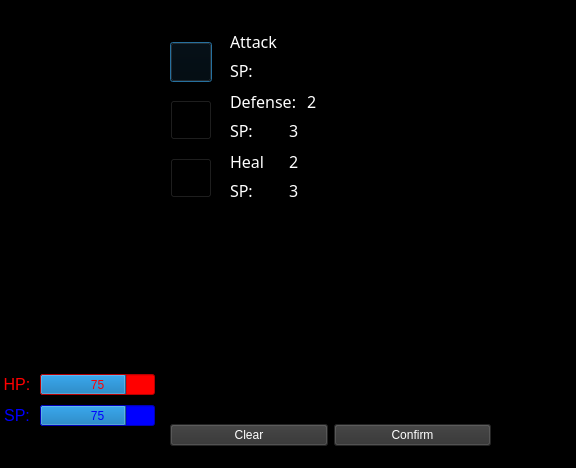
<?xml version="1.0" encoding="UTF-8"?>
<ui version="4.0">
 <class>pvp</class>
 <widget class="QDialog" name="pvp">
  <property name="geometry">
   <rect>
    <x>0</x>
    <y>0</y>
    <width>576</width>
    <height>468</height>
   </rect>
  </property>
  <property name="windowTitle">
   <string>combate</string>
  </property>
  <property name="styleSheet">
   <string notr="true">background-color: rgb(0, 0, 0);</string>
  </property>
  <widget class="QLabel" name="character_img">
   <property name="geometry">
    <rect>
     <x>0</x>
     <y>0</y>
     <width>150</width>
     <height>300</height>
    </rect>
   </property>
   <property name="styleSheet">
    <string notr="true">background-color: rgb(0, 0, 0);</string>
   </property>
   <property name="text">
    <string/>
   </property>
   <property name="pixmap">
    <pixmap>IMG/Warrior(-50%).jpg</pixmap>
   </property>
  </widget>
  <widget class="QLabel" name="character_icon">
   <property name="geometry">
    <rect>
     <x>51</x>
     <y>310</y>
     <width>48</width>
     <height>49</height>
    </rect>
   </property>
   <property name="styleSheet">
    <string notr="true">background-color: rgb(0, 0, 0);</string>
   </property>
   <property name="text">
    <string/>
   </property>
   <property name="pixmap">
    <pixmap>IMG/Char_btn_warrior.gif</pixmap>
   </property>
  </widget>
  <widget class="QWidget" name="layoutWidget">
   <property name="geometry">
    <rect>
     <x>0</x>
     <y>370</y>
     <width>155</width>
     <height>61</height>
    </rect>
   </property>
   <layout class="QGridLayout" name="gridLayout_3">
    <item row="1" column="0">
     <layout class="QGridLayout" name="gridLayout_2">
      <item row="0" column="0">
       <widget class="QLabel" name="label_2">
        <property name="text">
         <string>&lt;html&gt;&lt;head/&gt;&lt;body&gt;&lt;p align=&quot;center&quot;&gt;&lt;span style=&quot; font-size:12pt; color:#0000ff;&quot;&gt;SP:&lt;/span&gt;&lt;/p&gt;&lt;/body&gt;&lt;/html&gt;</string>
        </property>
       </widget>
      </item>
      <item row="0" column="1">
       <widget class="QProgressBar" name="progressBar_SP">
        <property name="maximumSize">
         <size>
          <width>115</width>
          <height>21</height>
         </size>
        </property>
        <property name="styleSheet">
         <string notr="true">background-color: rgb(0, 0, 255);
color: rgb(0, 0, 255);</string>
        </property>
        <property name="value">
         <number>75</number>
        </property>
        <property name="format">
         <string>%v</string>
        </property>
       </widget>
      </item>
     </layout>
    </item>
    <item row="0" column="0">
     <layout class="QGridLayout" name="gridLayout">
      <item row="0" column="0">
       <widget class="QLabel" name="label">
        <property name="text">
         <string>&lt;html&gt;&lt;head/&gt;&lt;body&gt;&lt;p align=&quot;center&quot;&gt;&lt;span style=&quot; font-size:12pt; color:#ff0000;&quot;&gt;HP:&lt;/span&gt;&lt;/p&gt;&lt;/body&gt;&lt;/html&gt;</string>
        </property>
       </widget>
      </item>
      <item row="0" column="1">
       <widget class="QProgressBar" name="progressBar_HP">
        <property name="maximumSize">
         <size>
          <width>115</width>
          <height>21</height>
         </size>
        </property>
        <property name="styleSheet">
         <string notr="true">background-color: rgb(255, 0, 0);
color: rgb(255, 0, 0);</string>
        </property>
        <property name="value">
         <number>75</number>
        </property>
        <property name="textVisible">
         <bool>true</bool>
        </property>
        <property name="format">
         <string>%v</string>
        </property>
       </widget>
      </item>
     </layout>
    </item>
   </layout>
  </widget>
  <widget class="QLabel" name="label_movimentos">
   <property name="geometry">
    <rect>
     <x>369</x>
     <y>1</y>
     <width>191</width>
     <height>401</height>
    </rect>
   </property>
   <property name="font">
    <font>
     <family>Chiller</family>
     <pointsize>20</pointsize>
     <weight>50</weight>
     <italic>true</italic>
     <bold>false</bold>
    </font>
   </property>
   <property name="styleSheet">
    <string notr="true">color: rgb(255, 255, 255);</string>
   </property>
   <property name="text">
    <string/>
   </property>
  </widget>
  <widget class="QWidget" name="layoutWidget">
   <property name="geometry">
    <rect>
     <x>170</x>
     <y>30</y>
     <width>42</width>
     <height>181</height>
    </rect>
   </property>
   <layout class="QGridLayout" name="gridLayout_4">
    <item row="0" column="0">
     <widget class="QPushButton" name="pushButton_skill_atack_icon">
      <property name="minimumSize">
       <size>
        <width>40</width>
        <height>40</height>
       </size>
      </property>
      <property name="cursor">
       <cursorShape>PointingHandCursor</cursorShape>
      </property>
      <property name="styleSheet">
       <string notr="true"/>
      </property>
      <property name="text">
       <string/>
      </property>
      <property name="iconSize">
       <size>
        <width>40</width>
        <height>40</height>
       </size>
      </property>
     </widget>
    </item>
    <item row="1" column="0">
     <widget class="QPushButton" name="pushButton_skill_escudo_icon">
      <property name="minimumSize">
       <size>
        <width>40</width>
        <height>40</height>
       </size>
      </property>
      <property name="cursor">
       <cursorShape>PointingHandCursor</cursorShape>
      </property>
      <property name="text">
       <string/>
      </property>
      <property name="iconSize">
       <size>
        <width>40</width>
        <height>40</height>
       </size>
      </property>
     </widget>
    </item>
    <item row="2" column="0">
     <widget class="QPushButton" name="pushButton_skill_potion_icon">
      <property name="minimumSize">
       <size>
        <width>40</width>
        <height>40</height>
       </size>
      </property>
      <property name="cursor">
       <cursorShape>PointingHandCursor</cursorShape>
      </property>
      <property name="text">
       <string/>
      </property>
      <property name="iconSize">
       <size>
        <width>40</width>
        <height>40</height>
       </size>
      </property>
     </widget>
    </item>
   </layout>
  </widget>
  <widget class="QWidget" name="layoutWidget">
   <property name="geometry">
    <rect>
     <x>170</x>
     <y>420</y>
     <width>321</width>
     <height>31</height>
    </rect>
   </property>
   <layout class="QGridLayout" name="gridLayout_5">
    <item row="0" column="0">
     <widget class="QPushButton" name="pushButton_limpar">
      <property name="styleSheet">
       <string notr="true">background-color: rgb(50, 50, 50);
color: rgb(255, 255, 255);</string>
      </property>
      <property name="text">
       <string>Clear</string>
      </property>
     </widget>
    </item>
    <item row="0" column="1">
     <widget class="QPushButton" name="pushButton_Confirm">
      <property name="styleSheet">
       <string notr="true">background-color: rgb(50, 50, 50);
color: rgb(255, 255, 255);</string>
      </property>
      <property name="text">
       <string>Confirm</string>
      </property>
     </widget>
    </item>
   </layout>
  </widget>
  <widget class="QWidget" name="layoutWidget_2">
   <property name="geometry">
    <rect>
     <x>230</x>
     <y>30</y>
     <width>111</width>
     <height>52</height>
    </rect>
   </property>
   <layout class="QGridLayout" name="gridLayout_7">
    <item row="0" column="0">
     <layout class="QHBoxLayout" name="horizontalLayout_6">
      <item>
       <widget class="QLabel" name="labelDefense_3">
        <property name="font">
         <font>
          <family>Chiller</family>
          <pointsize>12</pointsize>
         </font>
        </property>
        <property name="styleSheet">
         <string notr="true">color: rgb(255, 255, 255);</string>
        </property>
        <property name="text">
         <string>Attack</string>
        </property>
       </widget>
      </item>
      <item>
       <widget class="QLabel" name="labelAttackDano">
        <property name="font">
         <font>
          <family>Chiller</family>
          <pointsize>12</pointsize>
         </font>
        </property>
        <property name="styleSheet">
         <string notr="true">color: rgb(255, 255, 255);</string>
        </property>
        <property name="text">
         <string/>
        </property>
       </widget>
      </item>
     </layout>
    </item>
    <item row="1" column="0">
     <layout class="QHBoxLayout" name="horizontalLayout_7">
      <item>
       <widget class="QLabel" name="labelSp_3">
        <property name="font">
         <font>
          <family>Chiller</family>
          <pointsize>12</pointsize>
         </font>
        </property>
        <property name="styleSheet">
         <string notr="true">color: rgb(255, 255, 255);</string>
        </property>
        <property name="text">
         <string>SP: </string>
        </property>
       </widget>
      </item>
      <item>
       <widget class="QLabel" name="labelAttackSp">
        <property name="font">
         <font>
          <family>Chiller</family>
          <pointsize>12</pointsize>
         </font>
        </property>
        <property name="styleSheet">
         <string notr="true">color: rgb(255, 255, 255);</string>
        </property>
        <property name="text">
         <string/>
        </property>
       </widget>
      </item>
     </layout>
    </item>
   </layout>
  </widget>
  <widget class="QWidget" name="layoutWidget_3">
   <property name="geometry">
    <rect>
     <x>230</x>
     <y>150</y>
     <width>111</width>
     <height>52</height>
    </rect>
   </property>
   <layout class="QGridLayout" name="gridLayout_8">
    <item row="0" column="0">
     <layout class="QHBoxLayout" name="horizontalLayout_8">
      <item>
       <widget class="QLabel" name="labelDefense_5">
        <property name="font">
         <font>
          <family>Chiller</family>
          <pointsize>12</pointsize>
         </font>
        </property>
        <property name="styleSheet">
         <string notr="true">color: rgb(255, 255, 255);</string>
        </property>
        <property name="text">
         <string>Heal</string>
        </property>
       </widget>
      </item>
      <item>
       <widget class="QLabel" name="labelHeal">
        <property name="font">
         <font>
          <family>Chiller</family>
          <pointsize>12</pointsize>
         </font>
        </property>
        <property name="styleSheet">
         <string notr="true">color: rgb(255, 255, 255);</string>
        </property>
        <property name="text">
         <string>2</string>
        </property>
       </widget>
      </item>
     </layout>
    </item>
    <item row="1" column="0">
     <layout class="QHBoxLayout" name="horizontalLayout_9">
      <item>
       <widget class="QLabel" name="labelSp_6">
        <property name="font">
         <font>
          <family>Chiller</family>
          <pointsize>12</pointsize>
         </font>
        </property>
        <property name="styleSheet">
         <string notr="true">color: rgb(255, 255, 255);</string>
        </property>
        <property name="text">
         <string>SP: </string>
        </property>
       </widget>
      </item>
      <item>
       <widget class="QLabel" name="labelHealSp">
        <property name="font">
         <font>
          <family>Chiller</family>
          <pointsize>12</pointsize>
         </font>
        </property>
        <property name="styleSheet">
         <string notr="true">color: rgb(255, 255, 255);</string>
        </property>
        <property name="text">
         <string>3</string>
        </property>
       </widget>
      </item>
     </layout>
    </item>
   </layout>
  </widget>
  <widget class="QWidget" name="layoutWidget">
   <property name="geometry">
    <rect>
     <x>230</x>
     <y>90</y>
     <width>111</width>
     <height>52</height>
    </rect>
   </property>
   <layout class="QGridLayout" name="gridLayout_6">
    <item row="0" column="0">
     <layout class="QHBoxLayout" name="horizontalLayout_2">
      <item>
       <widget class="QLabel" name="labelDefense_2">
        <property name="font">
         <font>
          <family>Chiller</family>
          <pointsize>12</pointsize>
         </font>
        </property>
        <property name="styleSheet">
         <string notr="true">color: rgb(255, 255, 255);</string>
        </property>
        <property name="text">
         <string>Defense: </string>
        </property>
       </widget>
      </item>
      <item>
       <widget class="QLabel" name="labelDefense">
        <property name="font">
         <font>
          <family>Chiller</family>
          <pointsize>12</pointsize>
         </font>
        </property>
        <property name="styleSheet">
         <string notr="true">color: rgb(255, 255, 255);</string>
        </property>
        <property name="text">
         <string>2</string>
        </property>
       </widget>
      </item>
     </layout>
    </item>
    <item row="1" column="0">
     <layout class="QHBoxLayout" name="horizontalLayout_3">
      <item>
       <widget class="QLabel" name="labelSp_2">
        <property name="font">
         <font>
          <family>Chiller</family>
          <pointsize>12</pointsize>
         </font>
        </property>
        <property name="styleSheet">
         <string notr="true">color: rgb(255, 255, 255);</string>
        </property>
        <property name="text">
         <string>SP: </string>
        </property>
       </widget>
      </item>
      <item>
       <widget class="QLabel" name="labelDefenseSp">
        <property name="font">
         <font>
          <family>Chiller</family>
          <pointsize>12</pointsize>
         </font>
        </property>
        <property name="styleSheet">
         <string notr="true">color: rgb(255, 255, 255);</string>
        </property>
        <property name="text">
         <string>3</string>
        </property>
       </widget>
      </item>
     </layout>
    </item>
   </layout>
  </widget>
 </widget>
 <resources/>
 <connections/>
</ui>
